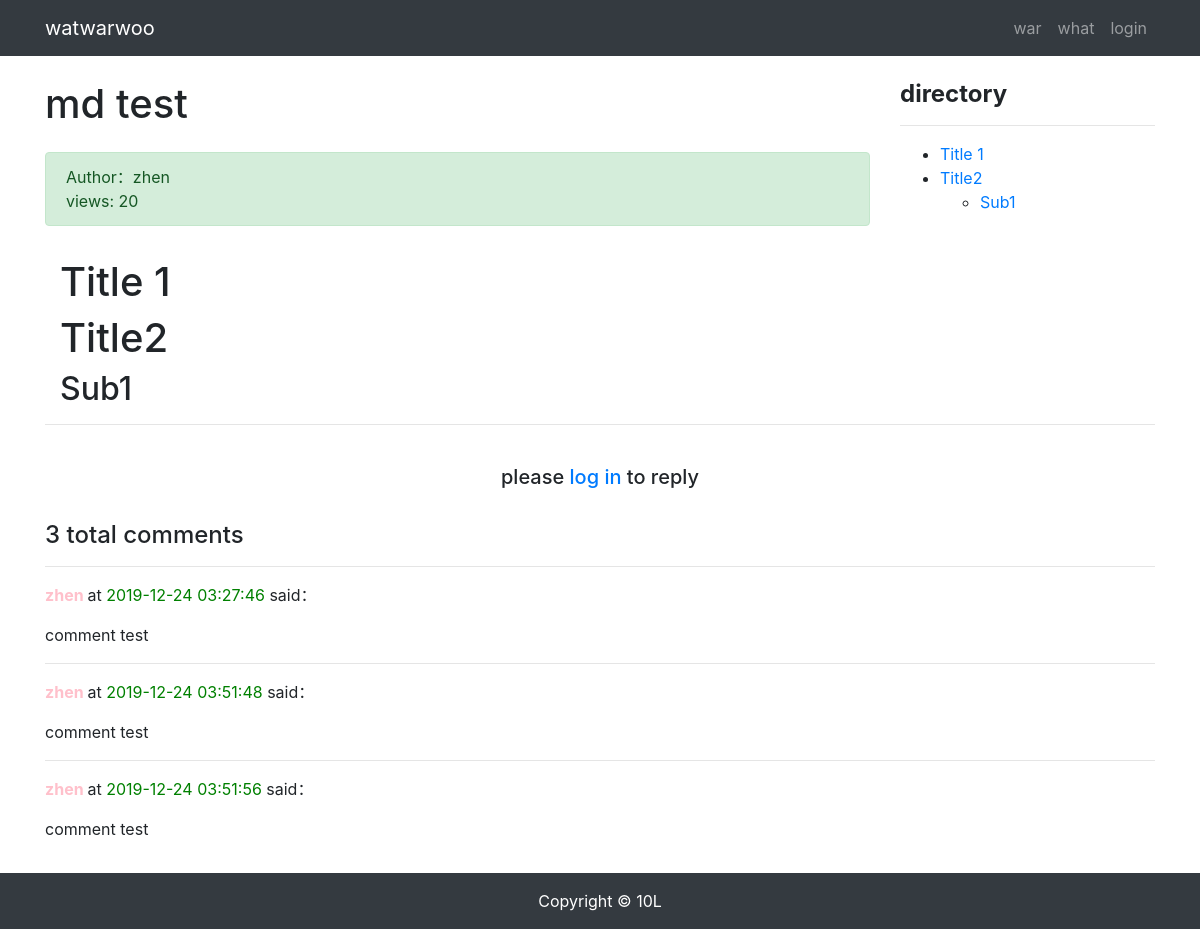
Page /article/article-detail/14/ on the committed database.
### article/models.py (models this page shows, shortened)
class ArticlePost(models.Model):
    author = models.ForeignKey(User, on_delete=models.CASCADE)
    title = models.CharField(max_length=100)
    body = models.TextField()
    created = models.DateTimeField(default=timezone.now)
    updated = models.DateTimeField(auto_now=True)
    total_views = models.PositiveIntegerField(default = 0)
    class Meta:
        ordering = ('-created',)

### comment/models.py (models this page shows, shortened)
class Comment(models.Model):
    article = models.ForeignKey(
        ArticlePost,
        on_delete = models.CASCADE,
        related_name = 'comments'
    )
    user = models.ForeignKey(
        User,
        on_delete = models.CASCADE,
        related_name = 'comments'
    )
    body = models.TextField()
    created = models.DateTimeField(auto_now_add = True)
    class Meta:
        ordering = ('created',)

### article/views.py (the view)
# urls.py: path('article-detail/<int:id>/', views.article_detail, name = 'article_detail'),
def article_detail(request, id):
    article = ArticlePost.objects.get(id = id)
    comments = Comment.objects.filter(article = id)
    article.total_views += 1
    article.save(update_fields = ['total_views'])
    md = markdown.Markdown(
    extensions = [
    'markdown.extensions.extra',
    'markdown.extensions.codehilite',
    'markdown.extensions.toc',
    ])
    article.body = md.convert(article.body)
    context = {'article': article, 'toc': md.toc, 'comments': comments}
    return render(request, 'article/detail.html', context)

### templates/article/detail.html (shortened to what this page needs)
{% extends "base.html" %}
{% load staticfiles %}
{% block content %}
<div class="container">
    <div class="row">
      <div class = "col-9">
        <h1 class="mt-4 mb-4">{{ article.title }}</h1>
        <div class="alert alert-success">
          <div>
            Author：{{ article.author }}
          </div>
          <div>
            views: {{article.total_views}}
          </div>
        </div>
      </div>
      <div class="col-3 mt-4">
          <h4><strong>directory</strong></h4>
          <hr>
          <div>
              {{ toc|safe }}
          </div>
        </div>
      </div>
        <div class="col-12">
            <p>{{ article.body|safe }}</p>
        </div>
        <hr>
        {% if user.is_authenticated %}
            <div>
                <form
                    action="{% url 'comment:post_comment' article.id %}"
                    method="POST"
                >
                {% csrf_token %}
                    <div class="form-group">
                        <label for="body">
                            <strong>
                                leave your comment here
                            </strong>
                        </label>
                        <textarea
                            type="text"
                            class="form-control"
                            id="body"
                            name="body"
                            rows="2"></textarea>
                    </div>
                    <button type="submit" class="btn btn-primary ">submit</button>
                </form>
            </div>
            <br>
        {% else %}
            <br>
            <h5 class="row justify-content-center">
                please <a href="{% url 'userprofile:login' %}">&nbsp;log in&nbsp;</a> to reply
            </h5>
            <br>
        {% endif %}
        <h4>{{ comments.count }} total comments</h4>
        <div>
            {% for comment in comments %}
                <hr>
                <p>
                    <strong style="color: pink">
                        {{ comment.user }}
                    </strong> at
                    <span style="color: green">
                        {{ comment.created|date:"Y-m-d H:i:s" }}
                    </span> said：
                </p>
                <pre style="font-family: inherit; font-size: 1em;">{{comment.body}}</pre>
            {% endfor %}
        </div>
</div>
{% endblock content %}

### templates/base.html (shortened to what this page needs)
{% load staticfiles %}
<!DOCTYPE html>
<html lang="zh-cn">
<head>
    <link rel="stylesheet" href="{% static 'bootstrap/css/bootstrap.min.css' %}">
    <link rel="stylesheet" href="{% static 'md_css/monokai.css' %}">
</head>
<body>
    {% include 'header.html' %}
    {% block content %}{% endblock content %}
    {% include 'footer.html' %}
</body>
</html>

### templates/header.html (shortened to what this page needs)
<nav class="navbar navbar-expand-lg navbar-dark bg-dark">
  <div class="container">
    <a class="navbar-brand" href="#">watwarwoo</a>
    <div>
      <ul class="navbar-nav">
        <li class="nav-item">
          <a class="nav-link" href="{% url 'article:article_create'%}">war</a>
        </li>
        <li class="nav-item">
          <a class="nav-link" href="{% url 'article:article_list' %}">what</a>
        </li>
        {% if user.is_authenticated %}
          <li class='nav-item dropdown'>
            <a class="nav-link dropdown-toggle" href="#" id="navbarDropdown" role="button" data-toggle="dropdown" aria-haspopup="true" aria-expanded="false">
            {{ user.username }}
            </a>
            <div class="dropdown-menu" aria-labelledby="navbarDropdown">
              <a class="dropdown-item" href='{% url "userprofile:edit" user.id %}'>user profile</a>
              <a class="dropdown-item" href="#" onclick="user_delete()">delete user</a>
              <a class="dropdown-item" href='{% url "userprofile:logout" %}'>log out</a>
            </div>
          </li>
        {% else %}
          <li class="nav-item">
            <a class="nav-link" href="{% url 'userprofile:login' %}">login</a>
          </li>
        {% endif %}
      </ul>
    </div>
  </div>
</nav>

### templates/footer.html
{% load staticfiles %}
<div>
    <br><br><br>
</div>
<footer class="py-3 bg-dark fixed-bottom">
    <div class="container">
        <p class="m-0 text-center text-white">Copyright &copy; 10L</p>
    </div>
</footer>

### rows in the picture
ArticlePost: title "md test", author "zhen", total_views "20", body "Title 1 Title2 Sub1"
Comment: user "zhen", created "2019-12-24 03:27:46", body "comment test"
Comment: user "zhen", created "2019-12-24 03:51:48", body "comment test"
Comment: user "zhen", created "2019-12-24 03:51:56", body "comment test"

### other values in the picture
{{ toc|safe }} "Title 1 Title2 Sub1"
{{ comments.count }} "3"
